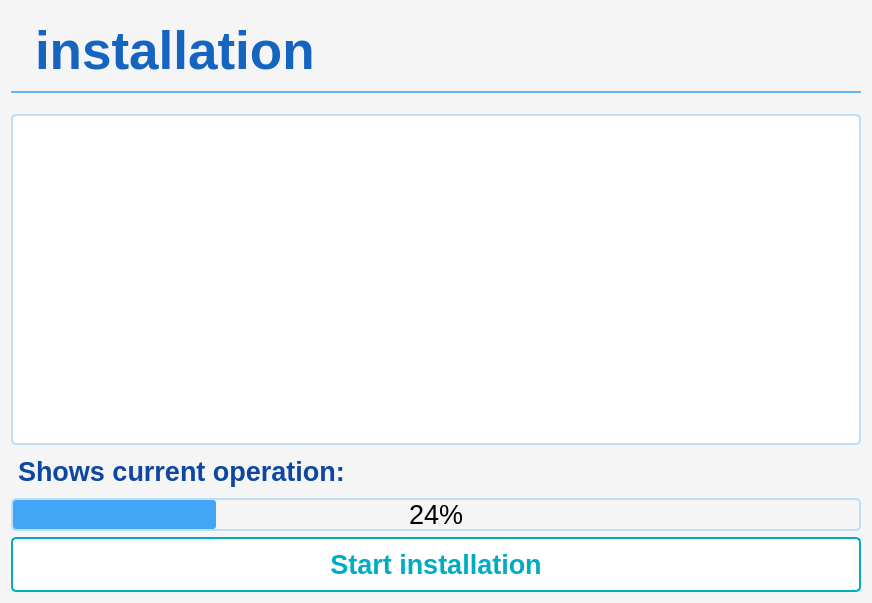
<?xml version="1.0" encoding="UTF-8"?>
<ui version="4.0">
 <class>Install</class>
 <widget class="QWidget" name="Install">
  <property name="geometry">
   <rect>
    <x>0</x>
    <y>0</y>
    <width>872</width>
    <height>603</height>
   </rect>
  </property>
  <property name="windowTitle">
   <string>Software Installation</string>
  </property>
  <property name="styleSheet">
   <string notr="true">background-color: #f5f5f5;</string>
  </property>
  <layout class="QVBoxLayout" name="verticalLayout">
   <item>
    <widget class="QLabel" name="label">
     <property name="font">
      <font>
       <pointsize>40</pointsize>
       <bold>true</bold>
      </font>
     </property>
     <property name="styleSheet">
      <string notr="true">color: #1565C0;
        padding: 10px;
        border-bottom: 2px solid #64B5F6;
        margin-bottom: 15px;</string>
     </property>
     <property name="text">
      <string>installation</string>
     </property>
    </widget>
   </item>
   <item>
    <widget class="QPlainTextEdit" name="outputConsole">
     <property name="sizePolicy">
      <sizepolicy hsizetype="Expanding" vsizetype="Expanding">
       <horstretch>0</horstretch>
       <verstretch>0</verstretch>
      </sizepolicy>
     </property>
     <property name="font">
      <font>
       <family>SpaceMono Nerd Font</family>
       <pointsize>20</pointsize>
       <bold>true</bold>
      </font>
     </property>
     <property name="styleSheet">
      <string notr="true">background-color: white;
        border: 2px solid #BBDEFB;
        border-radius: 5px;
        padding: 10px;
        color: #212121;</string>
     </property>
     <property name="readOnly">
      <bool>true</bool>
     </property>
    </widget>
   </item>
   <item>
    <widget class="QLabel" name="statusLabel">
     <property name="font">
      <font>
       <pointsize>20</pointsize>
       <bold>true</bold>
      </font>
     </property>
     <property name="styleSheet">
      <string notr="true">color: #0D47A1;
        padding: 5px 0;</string>
     </property>
     <property name="text">
      <string>Shows current operation:</string>
     </property>
    </widget>
   </item>
   <item>
    <widget class="QProgressBar" name="progressBar">
     <property name="font">
      <font>
       <pointsize>20</pointsize>
       <bold>false</bold>
      </font>
     </property>
     <property name="value">
      <number>24</number>
     </property>
     <property name="styleSheet">
      <string notr="true">
        QProgressBar {
          border: 2px solid #BBDEFB;
          border-radius: 5px;
          text-align: center;
          height: 25px;
        }
        QProgressBar::chunk {
          background-color: #42A5F5;
          border-radius: 3px;
        }
      </string>
     </property>
    </widget>
   </item>
   <item>
    <widget class="QPushButton" name="install_btn">
     <property name="font">
      <font>
       <pointsize>20</pointsize>
       <bold>true</bold>
      </font>
     </property>
     <property name="styleSheet">
      <string notr="true">
        QPushButton {
          color: #00ACC1;
          background-color: white;
          border: 2px solid #00ACC1;
          border-radius: 5px;
          padding: 10px 20px;
          min-width: 200px;
        }
        QPushButton:hover {
          background-color: #E0F7FA;
        }
        QPushButton:pressed {
          background-color: #B2EBF2;
        }
      </string>
     </property>
     <property name="text">
      <string>Start installation</string>
     </property>
    </widget>
   </item>
  </layout>
 </widget>
 <resources/>
 <connections/>
</ui>
